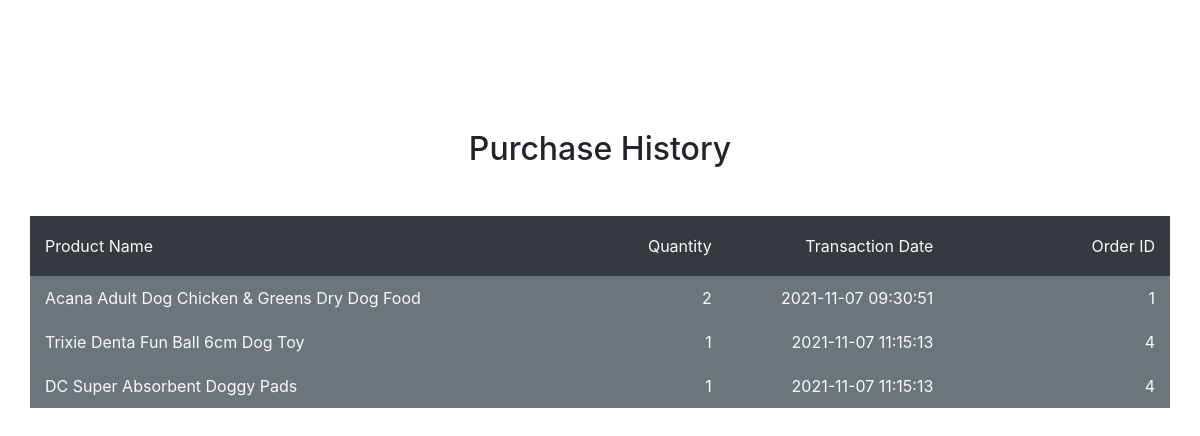
/purchase-history.php (signed in), run on the app's committed database.
### tables this page shows
CREATE TABLE IF NOT EXISTS `product` (
  `Product_ID` int(20) NOT NULL AUTO_INCREMENT,
  `Product_Name` varchar(50) NOT NULL,
  `Brand` varchar(50) NOT NULL,
  `Type_of_Animal` varchar(20) NOT NULL,
  `Category` varchar(20) NOT NULL,
  `Description` text NOT NULL,
  `Price` float NOT NULL,
  `Quantity` int(11) NOT NULL,
  `Product_Status` varchar(40) NOT NULL,
  `Supplier_ID` varchar(20) NOT NULL,
  `Staff_ID` varchar(20) NOT NULL,
  `Product_Image` longblob NOT NULL,
  PRIMARY KEY (`Product_ID`),
  KEY `Supplier_ID` (`Supplier_ID`),
  KEY `Staff_ID` (`Staff_ID`)
);

CREATE TABLE IF NOT EXISTS `orders` (
  `Order_ID` int(20) NOT NULL AUTO_INCREMENT,
  `Email` varchar(20) NOT NULL,
  `Product_ID` varchar(20) NOT NULL,
  `Quantity` int(11) NOT NULL,
  `Price` float NOT NULL,
  `Purchase_Date` datetime NOT NULL DEFAULT CURRENT_TIMESTAMP,
  `Shipping_Address` text NOT NULL,
  `Card_Number` varchar(20) DEFAULT NULL,
  `Receipt_Code` varchar(20) DEFAULT NULL,
  PRIMARY KEY (`Order_ID`,`Product_ID`),
  KEY `Email` (`Email`),
  KEY `Product_ID` (`Product_ID`)
);

### purchase-history.php (the view, shortened to what this page needs)
<!DOCTYPE html>
<html>
    <head>
        <link href="css/bootstrap.min.css" rel="stylesheet">
        <link href="css/style.css" rel="stylesheet">
    </head>
    <body>
    <div class="content-area align-items-center">
        <h2 style="text-align: center;">Purchase History</h2>
        <div class="container rounded">
        <div class="row bg-dark mt-5 d-flex align-items-center" style="align-items: center; padding: 15px 0px">
            <div class="col-md-5 text-light fs-5 fw-bold sora" style="text-align: left">Product Name</div>
            <div class="col-md text-light fs-5 fw-bold sora" style="text-align: right">Quantity</div>
            <div class="col-md text-light fs-5 fw-bold sora" style="text-align: right">Transaction Date</div>
            <div class="col-md text-light fs-5 fw-bold sora" style="text-align: right">Order ID</div>
        </div>
        <?php
            include ("conn.php");
            if(isset($_SESSION["user_email"])){
                $email = $_SESSION["user_email"];
                $sql_run=mysqli_query($con, "SELECT * FROM orders WHERE Email = '$email'");
                while ($row=mysqli_fetch_assoc($sql_run)) {
                    $Product_ID=$row['Product_ID'];
                    $Quantity=$row['Quantity'];
                    $Purchase_Date=$row['Purchase_Date'];
                    $Order_ID=$row['Order_ID'];
                    $mysql_run=mysqli_query($con, "SELECT * FROM product WHERE Product_ID='$Product_ID'");
                    while ($row=mysqli_fetch_assoc($mysql_run)) {
                        $Product_Name=$row["Product_Name"];
                echo '
                <div class="row bg-secondary align-items-center" style="align-items: center; padding: 7px 0px">
                    <div class="col-md-5 text-light" style="text-align: left">'.$Product_Name.'</div>
                    <div class="col-md text-light" style="text-align: right">'.$Quantity.'</div>
                    <div class="col-md text-light" style="text-align: right">'.$Purchase_Date.'</div>
                    <div class="col-md text-light" style="text-align: right">'.$Order_ID.'</div>
                    <div class="w-100"></div>
                </div>';
                    }
                }
            }
            else{
                echo"<script>
                alert('You need to sign in first to access this page.');
                window.location.href='registration_panel.php';
                </script>";
            }
        ?>
        </div>
    </div>
    </body>
</html>

### css/style.css (style rules this page uses)
* { margin: 0; padding: 0; }
body { text-align: center; }
.content-area { position: relative; top: 110px; padding-top: 30px; padding: 20px; line-height: 30px; margin: 0; }

### data on the page
orders: Quantity "2", Purchase_Date "2021-11-07 09:30:51", Order_ID "1"
product: Product_Name "Acana Adult Dog Chicken & Greens Dry Dog Food"
orders: Quantity "1", Purchase_Date "2021-11-07 11:15:13", Order_ID "4"
product: Product_Name "Trixie Denta Fun Ball 6cm Dog Toy"
orders: Quantity "1", Purchase_Date "2021-11-07 11:15:13", Order_ID "4"
product: Product_Name "DC Super Absorbent Doggy Pads"
